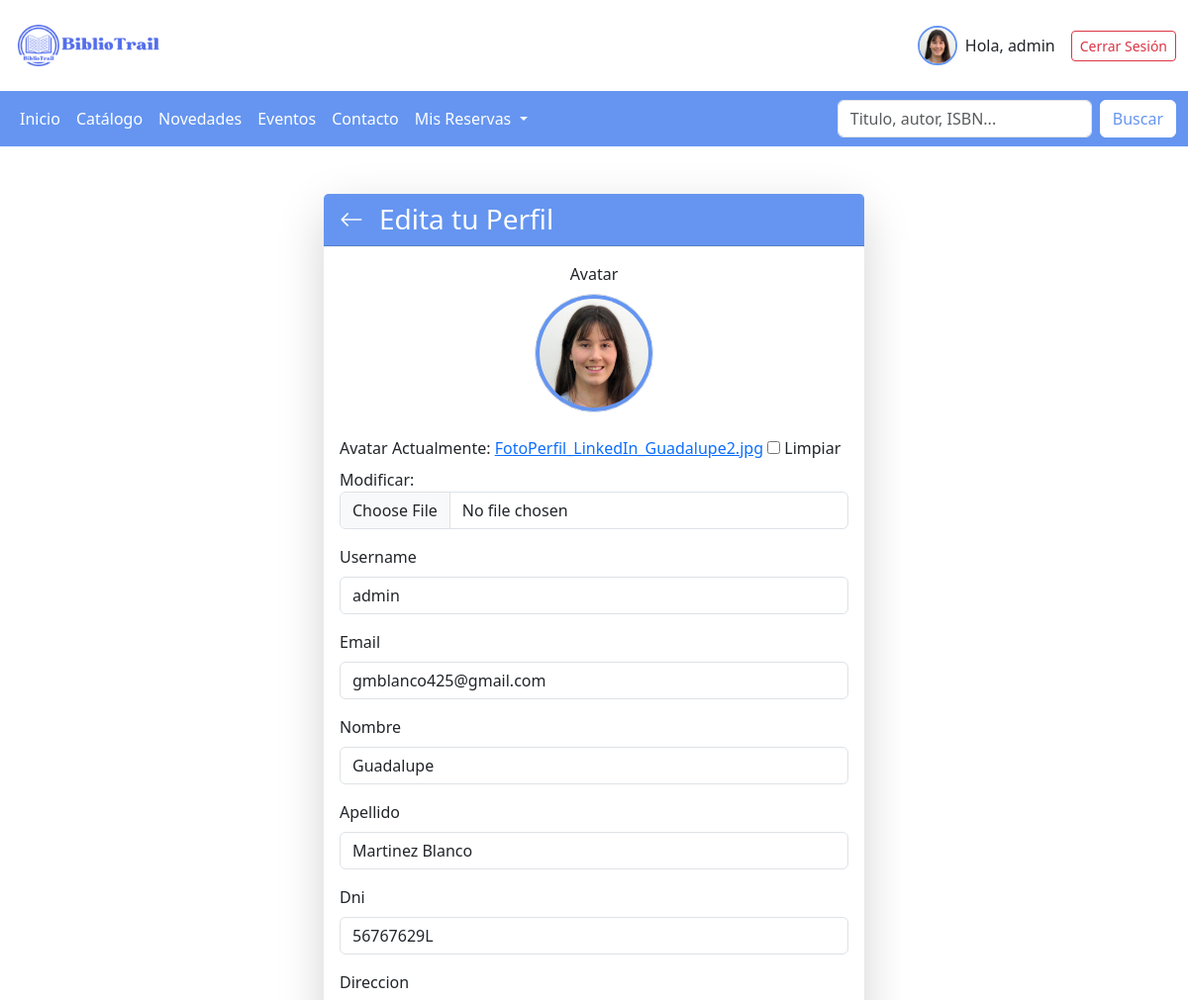
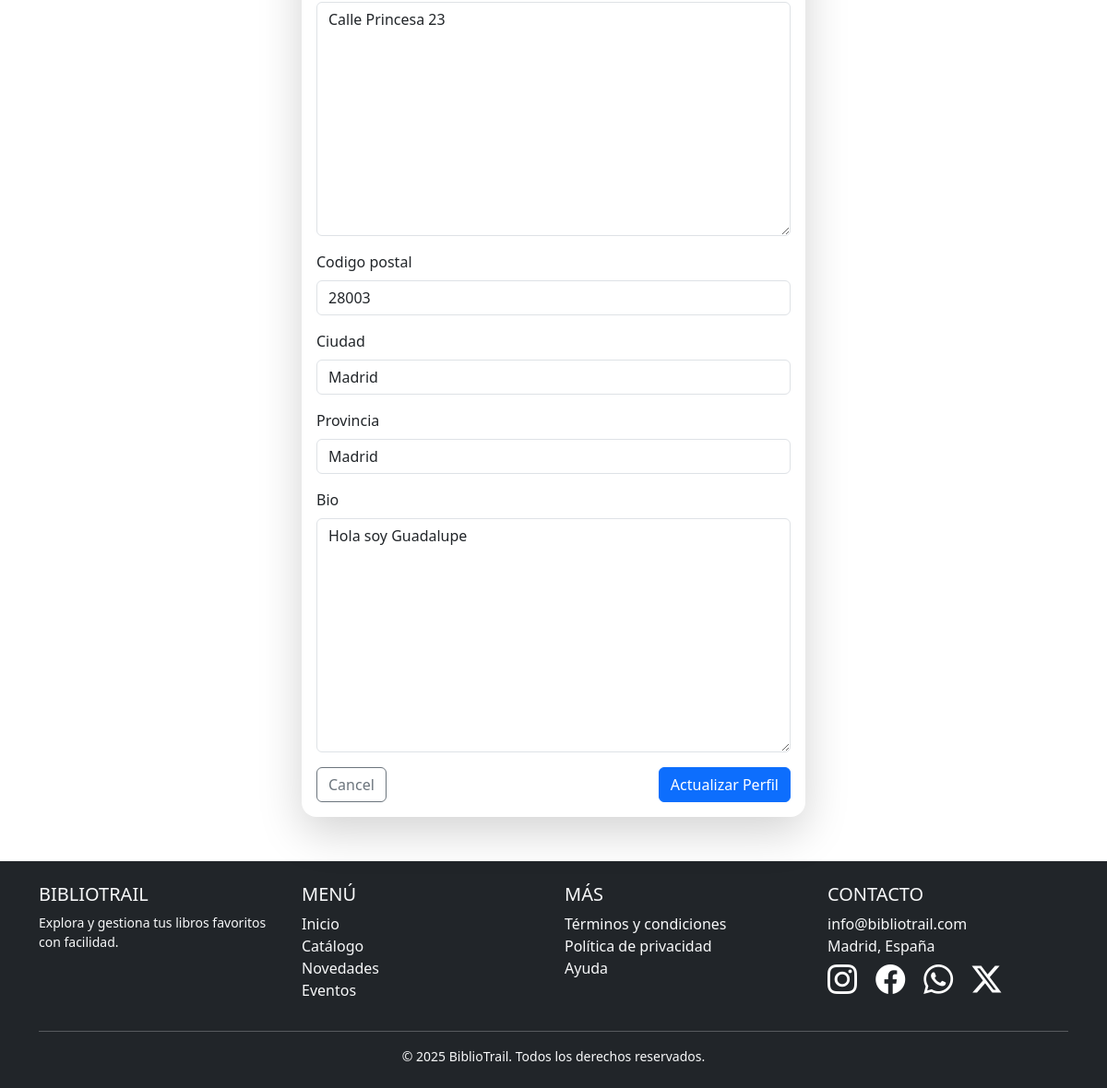
Page /autenticacion/editar_perfil/ (signed in) on the committed database (2 pictures, top to bottom).
### autenticacion/models.py (models this page shows, shortened)
class PerfilUsuario(models.Model):
    user = models.OneToOneField(User, on_delete=models.CASCADE, related_name="perfil")
    nombre = models.CharField(max_length=200, blank=True, null=True)
    apellido = models.CharField(max_length=200, blank=True, null=True)
    email = models.EmailField(max_length=500, blank=True, null=True)
    username = models.CharField(max_length=200, blank=True, null=True)
    dni = models.CharField(max_length=9, unique=True, blank=True, null=True, help_text="Ingrese su DNI")
    sexo = models.CharField(max_length=6, choices=[('M', 'Hombre'), ('F', 'Mujer')], blank=True, null=True)
    direccion = models.TextField(max_length=250, blank=True, null=True, help_text="Ingrese la dirección de su domicilio")
    codigo_postal = models.CharField(max_length=5, blank=True, null=True)
    ciudad = models.CharField(max_length=40, blank=True, null=True)
    provincia = models.CharField(max_length=40, blank=True, null=True)
    avatar = models.ImageField(null=True,blank=True , default="avatar.svg")
    bio = models.TextField(null=True)
    created = models.DateTimeField(auto_now_add=True)
    class Meta:
        ordering = ['created']
        verbose_name = "Perfil de usuario"
        verbose_name_plural = "Perfiles de usuarios"

### autenticacion/views.py (the view, shortened to what this page needs)
# urls.py: path('editar_perfil/', editarPerfil,name="editar_perfil"),
def editarPerfil(request):
    perfil = request.user.perfil  # Obtener el perfil del usuario
    form = PerfilForm(request.POST or None, request.FILES or None, instance=perfil)  # Manejo de archivos
    return render(request, "perfil/editar_perfil.html", {'form': form, 'perfil': perfil})

### autenticacion/forms.py
class PerfilForm(forms.ModelForm):
    class Meta:
        model = PerfilUsuario
        fields = ['avatar','username', 'email', 'nombre', 'apellido', 'dni', 'direccion', 'codigo_postal','ciudad','provincia','bio']
    def __init__(self, *args, **kwargs):
        super(PerfilForm, self).__init__(*args, **kwargs)
        for field in self.fields.values():
            field.widget.attrs['class'] = 'form-control'

### autenticacion/templates/perfil/editar_perfil.html (shortened to what this page needs)
{% extends "BibliotrailApp/base.html" %}
{% load static %}
{% block content %}
<main class="container my-5">
    <div class="row justify-content-center">
        <div class="col-md-8 col-lg-6">
            <div class="card shadow-lg border-0 rounded-4">
                <div class="card-header text-white d-flex align-items-center" style="background-color: #6595f0;">
                    <a href="{% url 'perfil' %}" class="text-white me-3">
                        <i class="bi bi-arrow-left fs-4"></i>
                    </a>
                    <h3 class="mb-0">Edita tu Perfil</h3>
                </div>
                <div class="card-body">
                    <form action="#" method="POST" enctype="multipart/form-data">
                        <div class="mb-3 text-center">
                            <label for="profile_pic" class="form-label d-block">Avatar</label>
                            <img src="{{ perfil.avatar.url }}"
                                 alt="Avatar" class="rounded-circle img-thumbnail mb-2 border"
                                 style="width: 120px; height: 120px; object-fit: cover; background-color: #6595f0;">
                        </div>
                        {% for field in form %}
                            <div class="mb-3">
                                <label for="{{ field.id_for_label }}" class="form-label">{{ field.label }}</label>
                                {{ field }}
                            </div>
                        {% endfor %}
                        <div class="d-flex justify-content-between">
                            <a href="{% url 'Inicio' %}" class="btn btn-outline-secondary">Cancel</a>
                            <button type="submit" class="btn btn-primary">Actualizar Perfil</button>
                        </div>
                    </form>
                </div>
            </div>
        </div>
    </div>
</main>
{% endblock %}

### BibliotrailApp/templates/BibliotrailApp/base.html (shortened to what this page needs)
<!DOCTYPE html>
<html lang="en">
<head>
    {% load static %}
    <link href="https://cdn.jsdelivr.net/npm/bootstrap@5.3.3/dist/css/bootstrap.min.css" rel="stylesheet">
    <link rel="stylesheet" href="https://cdn.jsdelivr.net/npm/bootstrap-icons@1.11.3/font/bootstrap-icons.min.css">
    <link href="{% static 'BibliotrailApp/css/style.css' %}" rel="stylesheet">
</head>
<body>
    <header class="container-fluid py-3">
        <div class="row align-items-center">
            <div class="col-6 col-md-3">
                <img src="{% static 'BibliotrailApp/images/BiblioTrail.png' %}" alt="Logo BiblioTrail" class="img-fluid" style="max-width: 150px;">
            </div>
            <div class="col-6 col-md-9 text-end">
                <div class="d-flex flex-column flex-sm-row align-items-center justify-content-end gap-3">
                    {% if user.is_authenticated %}
                        <a href="{% url 'perfil' %}" class="d-flex align-items-center text-decoration-none text-dark">
                            <img src="{{request.user.perfil.avatar.url}}" alt="Avatar"
                                class="rounded-circle img-fluid" style="width: 40px; height: 40px; object-fit: cover; border: 2px solid #6595f0;">
                            <span class="ms-2 d-none d-sm-inline">Hola, {{ user.username }}</span>
                        </a>
                        <a href="{% url 'cerrar_sesion' %}" class="btn btn-outline-danger btn-sm">Cerrar Sesión</a>
                    {% else %}
                        <a href="{% url 'register' %}" class="btn btn-danger btn-sm">Registrarse</a>
                        <a href="{% url 'iniciar_sesion' %}" class="btn btn-outline-danger btn-sm">Iniciar Sesión</a>
                    {% endif %}
                </div>
            </div>
        </div>
    </header>
    <nav class="navbar navbar-expand-lg navbar-custom">
        <div class="container-fluid" >
            <div class="collapse navbar-collapse" id="navbarSupportedContent">
                <ul class="navbar-nav me-auto mb-2 mb-lg-0">
                    <li class="nav-item">
                        <a class="nav-link {% if request.path == '/' %} active {% endif %}" aria-current="page" href="{% url 'Inicio' %}">Inicio</a>
                    </li>
                    <li class="nav-item ">
                        <a class="nav-link {% if request.path == '/catalogo/' %} active {% endif %}" href="{% url 'Catalogo' %}">Catálogo</a>
                    </li>
                    <li class="nav-item">
                        <a class="nav-link {% if request.path == '/novedades/' %} active {% endif %}" href="{% url 'Novedades' %}">Novedades</a>
                    </li>
                    <li class="nav-item">
                        <a class="nav-link {% if request.path == '/eventos/' %} active {% endif %}" href="{% url 'Eventos' %}">Eventos</a>
                    </li>
                    <li class="nav-item">
                        <a class="nav-link {% if request.path == '/contacto/' %} active {% endif %}" href="{% url 'Contacto' %}">Contacto</a>
                    </li>
                    <li class="nav-item dropdown">
                        <a class="nav-link dropdown-toggle" href="{% url 'Reservas' %}" role="button" data-bs-toggle="dropdown" aria-expanded="false">
                            Mis Reservas
                        </a>
                    </li>
                </ul>
                <form class="d-flex" role="search">
                    <input class="form-control me-2" type="search" placeholder="Titulo, autor, ISBN..." aria-label="Search">
                    <button class="btn custom-search-btn" type="submit">Buscar</button>
                </form>
            </div>
        </div>
    </nav>
     {% block content %}
     {% endblock %}
    <footer class="bg-dark text-light py-4 mt-5">
        <div class="container">
            <div class="row text-center text-md-start">
                <div class="col-md-3 mb-4 mb-md-0">
                    <h5 class="text-uppercase">BiblioTrail</h5>
                    <p class="small">Explora y gestiona tus libros favoritos con facilidad.</p>
                </div>
                <div class="col-md-3 mb-4 mb-md-0">
                    <h5 class="text-uppercase">Menú</h5>
                    <ul class="list-unstyled">
                        <li><a href="{% if request.path == '/' %} # {% else %} {% url 'Inicio' %} {% endif %}" class="text-light text-decoration-none">Inicio</a></li>
                        <li><a href="{% url 'Catalogo' %}" class="text-light text-decoration-none">Catálogo</a></li>
                        <li><a href="{% url 'Novedades' %}" class="text-light text-decoration-none">Novedades</a></li>
                        <li><a href="{% url 'Eventos' %}" class="text-light text-decoration-none">Eventos</a></li>
                    </ul>
                </div>
                <div class="col-md-3 mb-4 mb-md-0">
                    <h5 class="text-uppercase">Más</h5>
                    <ul class="list-unstyled">
                        <li><a href="#" class="text-light text-decoration-none">Términos y condiciones</a></li>
                        <li><a href="#" class="text-light text-decoration-none">Política de privacidad</a></li>
                        <li><a href="#" class="text-light text-decoration-none">Ayuda</a></li>
                    </ul>
                </div>
                <div class="col-md-3">
                    <h5 class="text-uppercase">Contacto</h5>
                    <ul class="list-unstyled">
                        <li> info@bibliotrail.com</li>
                        <li> Madrid, España</li>
                        <a href="#" class="text-decoration-none text-white"><i class="bi bi-instagram fs-2 me-3"></i></a>
                        <a href="#" class="text-decoration-none text-white"><i class="bi bi-facebook fs-2 me-3"></i></a>
                        <a href="#" class="text-decoration-none text-white"><i class="bi bi-whatsapp fs-2 me-3"></i></a>
                        <a href="#" class="text-decoration-none text-white"><i class="bi bi-twitter-x fs-2 me-3"></i></a>
                    </ul>
                </div>
            </div>
            <hr class="bg-light">
            <div class="text-center">
                <p class="small mb-0">&copy; 2025 BiblioTrail. Todos los derechos reservados.</p>
            </div>
        </div>
    </footer>
</body>
</html>

### BibliotrailApp/static/BibliotrailApp/css/style.css (style rules this page uses)
.navbar-custom { background-color: #6595f0 !important; }
.navbar-custom .navbar-nav .nav-link { color: white !important; }
.custom-search-btn { color: #6595f0; background-color: white; border-color: white; }

### rows in the picture
PerfilUsuario: avatar (picture), form "admin" "gmblanco425@gmail.com" "Guadalupe" "Martinez Blanco" "56767629L" "Calle Princesa 23" "28003" "Madrid" "Madrid" "Hola soy Guadalupe"

### other values in the picture
{{ user.username }} "admin"
{{ field.label }} "Avatar" "Username" "Email" "Nombre" "Apellido" "Dni" "Direccion" "Codigo postal" "Ciudad" "Provincia" "Bio"
